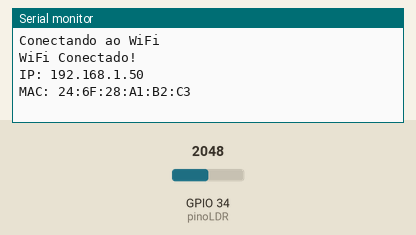
The sketch below on a simulated ESP32. Parts: the last lines printed to the serial monitor. Inputs (shaded band) come from the test bench; at power-on: GPIO 34 (pinoLDR) = 2048.

Above: at 2.7 s.
2.8 s: GPIO 34 (pinoLDR) set to 3240
At 6.0 s:
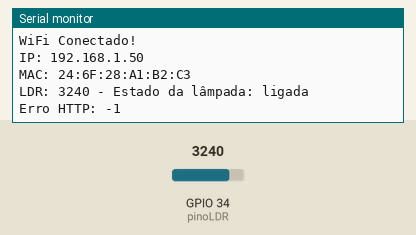
6.9 s: GPIO 34 (pinoLDR) set to 3160
At 10.86 s:
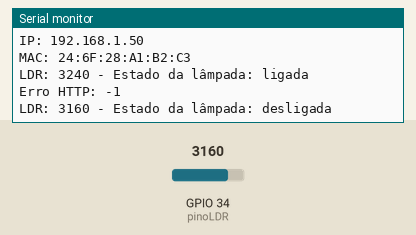

Measured:
- after the input at 2.8 s, the serial monitor: prints a new line after 2.7 s (image 1)
- after the input at 6.9 s, the serial monitor: prints a new line after 3.8 s (image 2)

The sketch:

ldr_luz.ino
```cpp
#include <WiFi.h>
#include <WiFiMulti.h>
#include <HTTPClient.h>
#include <ArduinoJson.h>

const char* rede_wifi = "AAPM"; // Nome da rede Wi-Fi
const char* senha_wifi = "";    // Senha da rede (vazia nesse caso)
unsigned long zero = 0;

WiFiMulti rede;

int pinoLDR = 34;
int valorLuz = 0;
String rotaLuz = "";

void conectarWiFi() {
  rede.addAP(rede_wifi, senha_wifi);
  Serial.print("Conectando ao WiFi");

  while (rede.run() != WL_CONNECTED) {
    delay(1000);
    Serial.print(".");
  }

  Serial.println("\nWiFi Conectado!");
  Serial.print("IP: ");
  Serial.println(WiFi.localIP());
  Serial.print("MAC: ");
  Serial.println(WiFi.macAddress());
}

String requisitarDados(String rota) {
  HTTPClient http;
  String url = "https://projeto-sensor-luz.onrender.com/lampada/" + rotaLuz;
  http.begin(url);

  int httpResponCode = http.GET();
  if (httpResponCode == 200) {
    String respostaJson = http.getString();
    return respostaJson;
  } else {
    Serial.print("Erro HTTP: ");
    Serial.println(httpResponCode);
    return "";
  }
}

bool processarJSON(String json, DynamicJsonDocument& resultado) {
  DeserializationError error = deserializeJson(resultado, json);
  if (error) {
    Serial.print("Erro no JSON: ");
    Serial.println(error.c_str());
    return false;
  }
  return true;
}

void setup() {
  Serial.begin(115200);
  conectarWiFi();
}

void loop() {
  valorLuz = analogRead(pinoLDR);

  // Define a rota com base no valor do LDR
  if (valorLuz > 3200) {
    rotaLuz = "ligada";
  } else {
    rotaLuz = "desligada";
  }

  // Faz requisição a cada 5 segundos
  if (millis() - zero > 5000) {
    Serial.print("LDR: ");
    Serial.print(valorLuz);
    Serial.print(" - Estado da lâmpada: ");
    Serial.println(rotaLuz);

    String jsonRecebido = requisitarDados(rotaLuz);
    DynamicJsonDocument resultado(1024);

    zero = millis();
  }

  delay(1000);
}
```
